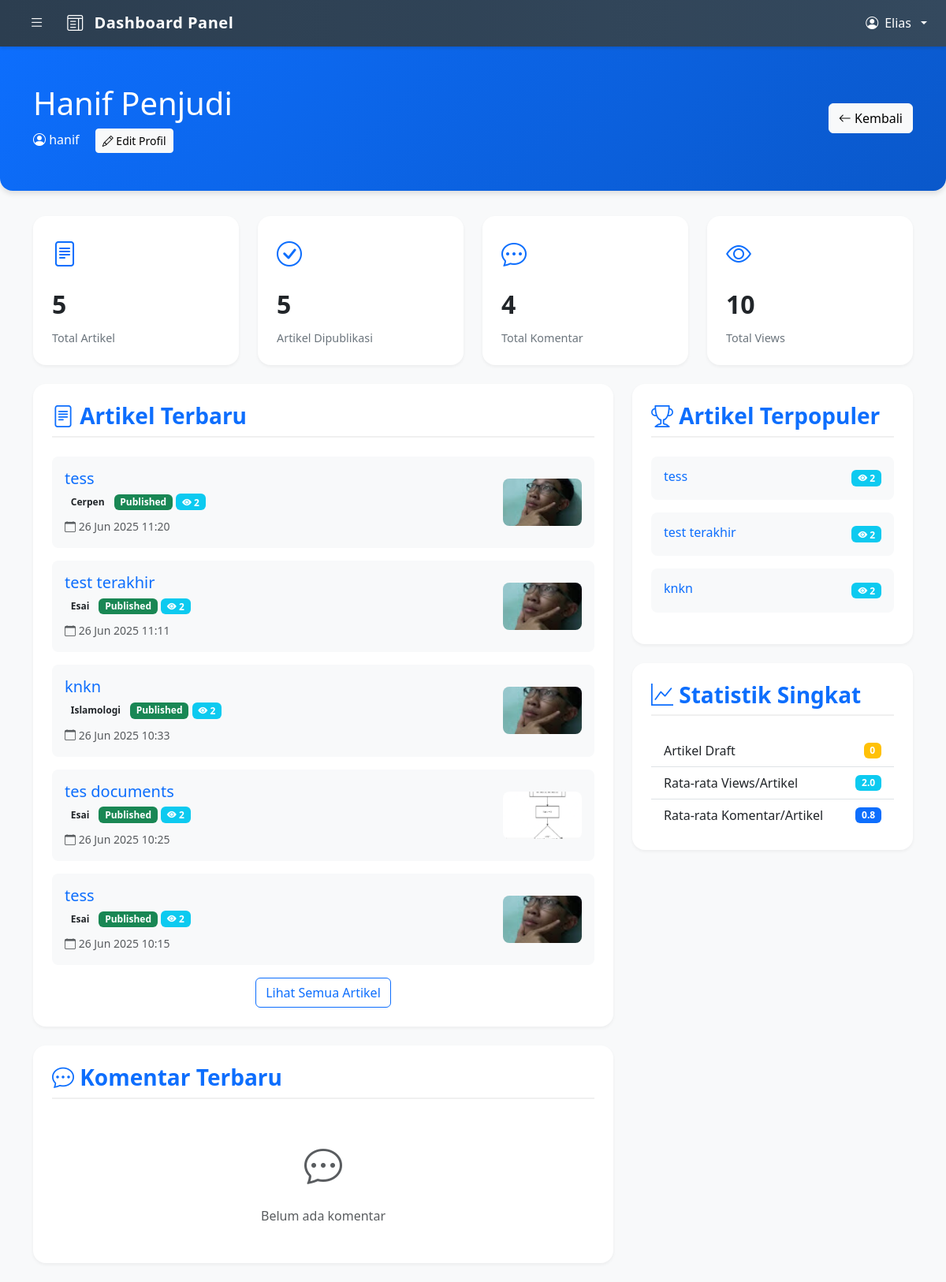
The app's page /bloging/dashboard/admin/user_detail.php?id=9 (signed in) with its own data.
### tables this page shows
CREATE TABLE IF NOT EXISTS `users` (
  `id` int NOT NULL AUTO_INCREMENT,
  `fname` varchar(255) NOT NULL,
  `username` varchar(255) NOT NULL,
  `password` varchar(255) NOT NULL,
  PRIMARY KEY (`id`),
  UNIQUE KEY `username` (`username`)
);

CREATE TABLE IF NOT EXISTS `blogs` (
  `id` int NOT NULL AUTO_INCREMENT,
  `title` varchar(255) NOT NULL,
  `content` text NOT NULL,
  `image` varchar(255) DEFAULT NULL,
  `created_at` timestamp NULL DEFAULT CURRENT_TIMESTAMP,
  `category_id` int DEFAULT NULL,
  `author_id` int DEFAULT NULL,
  `author_type` enum('admin','user') DEFAULT NULL,
  `status` enum('draft','published') DEFAULT 'draft',
  `views` int NOT NULL DEFAULT '0',
  `slug` varchar(191) DEFAULT NULL,
  PRIMARY KEY (`id`),
  UNIQUE KEY `slug` (`slug`)
);

CREATE TABLE IF NOT EXISTS `category` (
  `id` int NOT NULL AUTO_INCREMENT,
  `category` varchar(127) NOT NULL,
  `parent_id` int DEFAULT NULL,
  PRIMARY KEY (`id`),
  KEY `parent_id` (`parent_id`)
);

### bloging/dashboard/admin/user_detail.php (the view, shortened to what this page needs)
<?php
include '../../config.php';
$user_id = isset($_GET['id']) ? (int)$_GET['id'] : $_SESSION['author_id'];
$is_admin = isset($_SESSION['author_type']) && $_SESSION['author_type'] === 'admin';
$user_query = $conn->prepare("SELECT * FROM users WHERE id = ?");
$user_query->bind_param("i", $user_id);
$user_query->execute();
$user = $user_query->get_result()->fetch_assoc();
$stats_query = "
    SELECT
        (SELECT COUNT(*) FROM blogs WHERE author_id = ? AND author_type = 'user') as total_articles,
        (SELECT COUNT(*) FROM blogs WHERE author_id = ? AND author_type = 'user' AND status = 'published') as published_articles,
        (SELECT COUNT(*) FROM blogs WHERE author_id = ? AND author_type = 'user' AND status = 'draft') as draft_articles,
        (SELECT COUNT(*) FROM comment WHERE user_id = ?) as total_comments,
        (SELECT SUM(views) FROM blogs WHERE author_id = ? AND author_type = 'user') as total_views
";
$stats_stmt = $conn->prepare($stats_query);
$stats_stmt->bind_param("iiiii", $user_id, $user_id, $user_id, $user_id, $user_id);
$stats_stmt->execute();
$stats = $stats_stmt->get_result()->fetch_assoc();
$articles_query = "
    SELECT b.*, c.category as category_name
    FROM blogs b
    LEFT JOIN category c ON b.category_id = c.id
    WHERE b.author_id = ? AND b.author_type = 'user'
    ORDER BY b.created_at DESC
    LIMIT 5
";
$articles_stmt = $conn->prepare($articles_query);
$articles_stmt->bind_param("i", $user_id);
$articles_stmt->execute();
$recent_articles = $articles_stmt->get_result();
$comments_query = "
    SELECT c.*, b.title as blog_title
    FROM comment c
    JOIN blogs b ON c.blog_id = b.id
    WHERE c.user_id = ?
    ORDER BY c.created_at DESC
    LIMIT 5
";
$comments_stmt = $conn->prepare($comments_query);
$comments_stmt->bind_param("i", $user_id);
$comments_stmt->execute();
$recent_comments = $comments_stmt->get_result();
$top_articles_query = "
    SELECT b.*, c.category as category_name
    FROM blogs b
    LEFT JOIN category c ON b.category_id = c.id
    WHERE b.author_id = ? AND b.author_type = 'user'
    ORDER BY b.views DESC
    LIMIT 3
";
$top_articles_stmt = $conn->prepare($top_articles_query);
$top_articles_stmt->bind_param("i", $user_id);
$top_articles_stmt->execute();
$top_articles = $top_articles_stmt->get_result();
?>
<!DOCTYPE html>
<html lang="id">
<head>
    <link href="https://cdn.jsdelivr.net/npm/bootstrap@5.3.0/dist/css/bootstrap.min.css" rel="stylesheet">
    <link href="https://cdn.jsdelivr.net/npm/bootstrap-icons@1.10.5/font/bootstrap-icons.css" rel="stylesheet">
</head>
<body class="bg-light">
    <?php include '../components/navbar.php'; ?>
    <?php if ($is_admin) include '../components/sidebar.php'; ?>
    <div class="profile-header">
        <div class="container">
            <div class="row align-items-center">
                <div class="col-md-8">
                    <h1 class="mb-2"><?= htmlspecialchars($user['fname']) ?></h1>
                    <p class="mb-0">
                        <i class="bi bi-person-circle"></i> <?= htmlspecialchars($user['username']) ?>
                        <?php if ($is_admin): ?>
                            <a href="edit_user.php?id=<?= $user_id ?>" class="btn btn-light btn-sm ms-3">
                                <i class="bi bi-pencil"></i> Edit Profil
                            </a>
                        <?php endif; ?>
                    </p>
                </div>
                <div class="col-md-4 text-md-end mt-3 mt-md-0">
                    <a href="<?= $is_admin ? 'user_management.php' : '../index.php' ?>" class="btn btn-light">
                        <i class="bi bi-arrow-left"></i> Kembali
                    </a>
                </div>
            </div>
        </div>
    </div>
    <div class="container">
        <div class="row g-4 mb-4">
            <div class="col-md-3">
                <div class="stats-card">
                    <div class="stats-icon">
                        <i class="bi bi-file-text"></i>
                    </div>
                    <div class="stats-number"><?= number_format($stats['total_articles']) ?></div>
                    <div class="stats-label">Total Artikel</div>
                </div>
            </div>
            <div class="col-md-3">
                <div class="stats-card">
                    <div class="stats-icon">
                        <i class="bi bi-check-circle"></i>
                    </div>
                    <div class="stats-number"><?= number_format($stats['published_articles']) ?></div>
                    <div class="stats-label">Artikel Dipublikasi</div>
                </div>
            </div>
            <div class="col-md-3">
                <div class="stats-card">
                    <div class="stats-icon">
                        <i class="bi bi-chat-dots"></i>
                    </div>
                    <div class="stats-number"><?= number_format($stats['total_comments']) ?></div>
                    <div class="stats-label">Total Komentar</div>
                </div>
            </div>
            <div class="col-md-3">
                <div class="stats-card">
                    <div class="stats-icon">
                        <i class="bi bi-eye"></i>
                    </div>
                    <div class="stats-number"><?= number_format($stats['total_views']) ?></div>
                    <div class="stats-label">Total Views</div>
                </div>
            </div>
        </div>
        <div class="row">
            <div class="col-md-8">
                <div class="content-card">
                    <h3 class="card-title">
                        <i class="bi bi-file-text"></i> Artikel Terbaru
                    </h3>
                    <?php if ($recent_articles->num_rows > 0): ?>
                        <?php while ($article = $recent_articles->fetch_assoc()): ?>
                            <div class="article-item">
                                <div class="d-flex justify-content-between align-items-center">
                                    <div>
                                        <h5 class="mb-1">
                                            <a href="../../../<?= htmlspecialchars($article['slug']) ?>" class="text-decoration-none">
                                                <?= htmlspecialchars(strip_tags($article['title'])) ?>
                                            </a>
                                        </h5>
                                        <div class="mb-2">
                                            <span class="badge bg-light text-dark">
                                                <?= htmlspecialchars($article['category_name']) ?>
                                            </span>
                                            <span class="badge bg-<?= $article['status'] === 'published' ? 'success' : 'warning' ?>">
                                                <?= ucfirst($article['status']) ?>
                                            </span>
                                            <span class="badge bg-info">
                                                <i class="bi bi-eye-fill"></i> <?= number_format($article['views']) ?>
                                            </span>
                                        </div>
                                        <small class="text-muted">
                                            <i class="bi bi-calendar"></i> <?= date('d M Y H:i', strtotime($article['created_at'])) ?>
                                        </small>
                                    </div>
                                    <?php if (!empty($article['image'])): ?>
                                        <div class="thumbnail-container ms-3">
                                            <img src="../../uploads/<?= basename($article['image']) ?>" alt="Thumbnail">
                                        </div>
                                    <?php endif; ?>
                                </div>
                            </div>
                        <?php endwhile; ?>
                        <div class="text-center mt-3">
                            <a href="<?= $is_admin ? '../../blogs_management.php' : '../blog_management.php' ?>" class="btn btn-outline-primary">
                                Lihat Semua Artikel
                            </a>
                        </div>
                    <?php endif; ?>
                </div>
                <div class="content-card">
                    <h3 class="card-title">
                        <i class="bi bi-chat-dots"></i> Komentar Terbaru
                    </h3>
                    <?php if ($recent_comments->num_rows > 0): ?>
                        <?php while ($comment = $recent_comments->fetch_assoc()): ?>
                            <div class="comment-item">
                                <div class="d-flex justify-content-between">
                                    <div>
                                        <div class="mb-1"><?= htmlspecialchars($comment['comment']) ?></div>
                                        <small class="text-muted">
                                            Pada artikel:
                                            <a href="../../../<?= htmlspecialchars($comment['slug']) ?>" class="text-decoration-none">
                                                <?= strip_tags($comment['blog_title']) ?>
                                            </a>
                                        </small>
                                    </div>
                                    <small class="text-muted">
                                        <?= date('d M Y H:i', strtotime($comment['created_at'])) ?>
                                    </small>
                                </div>
                            </div>
                        <?php endwhile; ?>
                    <?php else: ?>
                        <div class="text-center text-muted py-4">
                            <i class="bi bi-chat-dots" style="font-size: 3rem;"></i>
                            <div class="mt-3">Belum ada komentar</div>
                        </div>
                    <?php endif; ?>
                </div>
            </div>
            <div class="col-md-4">
                <div class="content-card">
                    <h3 class="card-title">
                        <i class="bi bi-trophy"></i> Artikel Terpopuler
                    </h3>
                    <?php if ($top_articles->num_rows > 0): ?>
                        <?php while ($article = $top_articles->fetch_assoc()): ?>
                            <div class="article-item">
                                <div class="d-flex justify-content-between align-items-center">
                                    <h6 class="mb-1">
                                        <a href="../../../<?= htmlspecialchars($article['slug']) ?>" class="text-decoration-none">
                                            <?= htmlspecialchars(strip_tags($article['title'])) ?>
                                        </a>
                                    </h6>
                                    <span class="badge bg-info">
                                        <i class="bi bi-eye-fill"></i> <?= number_format($article['views']) ?>
                                    </span>
                                </div>
                            </div>
                        <?php endwhile; ?>
                    <?php endif; ?>
                </div>
                <div class="content-card">
                    <h3 class="card-title">
                        <i class="bi bi-graph-up"></i> Statistik Singkat
                    </h3>
                    <div class="list-group list-group-flush">
                        <div class="list-group-item d-flex justify-content-between align-items-center">
                            <span>Artikel Draft</span>
                            <span class="badge bg-warning"><?= number_format($stats['draft_articles']) ?></span>
                        </div>
                        <div class="list-group-item d-flex justify-content-between align-items-center">
                            <span>Rata-rata Views/Artikel</span>
                            <span class="badge bg-info">
                                <?= $stats['total_articles'] > 0
                                    ? number_format($stats['total_views'] / $stats['total_articles'], 1)
                                    : 0 ?>
                            </span>
                        </div>
                        <div class="list-group-item d-flex justify-content-between align-items-center">
                            <span>Rata-rata Komentar/Artikel</span>
                            <span class="badge bg-primary">
                                <?= $stats['total_articles'] > 0
                                    ? number_format($stats['total_comments'] / $stats['total_articles'], 1)
                                    : 0 ?>
                            </span>
                        </div>
                    </div>
                </div>
            </div>
        </div>
    </div>
</body>
</html>

### bloging/dashboard/admin/user_detail.php (style rules this page uses)
:root { --primary-color: #0d6efd; --secondary-color: #6c757d; --success-color: #198754; --warning-color: #ffc107; --info-color: #0dcaf0; }
.profile-header { background: linear-gradient(135deg, var(--primary-color), #0a58ca); color: white; padding: 3rem 0; margin-bottom: 2rem; border-radius: 0 0 1rem 1rem; box-shadow: 0 4px 6px rgba(0, 0, 0, 0.1); }
.stats-card { background: white; border-radius: 1rem; padding: 1.5rem; box-shadow: 0 2px 4px rgba(0, 0, 0, 0.05); transition: transform 0.2s; border: none; height: 100%; }
.stats-icon { font-size: 2rem; margin-bottom: 1rem; color: var(--primary-color); }
.stats-number { font-size: 2rem; font-weight: bold; margin-bottom: 0.5rem; }
.stats-label { color: var(--secondary-color); font-size: 0.9rem; }
.content-card { background: white; border-radius: 1rem; padding: 1.5rem; box-shadow: 0 2px 4px rgba(0, 0, 0, 0.05); margin-bottom: 1.5rem; }
.content-card .card-title { color: var(--primary-color); font-weight: 600; margin-bottom: 1.5rem; padding-bottom: 0.5rem; border-bottom: 2px solid #f0f0f0; }
.article-item { padding: 1rem; border-radius: 0.5rem; margin-bottom: 1rem; background: #f8f9fa; transition: transform 0.2s; }
.badge { padding: 0.5em 0.8em; font-weight: 500; }
.thumbnail-container { width: 100px; height: 60px; overflow: hidden; border-radius: 0.5rem; }
.thumbnail-container img { width: 100%; height: 100%; object-fit: cover; }

### records on screen
users: fname "Hanif Penjudi", username "hanif"
blogs: title "tess", category.category "Cerpen", status "Published", views "2", created_at "26 Jun 2025 11:20", image (picture)
blogs: title "test terakhir", category.category "Esai", status "Published", views "2", created_at "26 Jun 2025 11:11", image (picture)
blogs: title "knkn", category.category "Islamologi", status "Published", views "2", created_at "26 Jun 2025 10:33", image (picture)
blogs: title "tes documents", category.category "Esai", status "Published", views "2", created_at "26 Jun 2025 10:25", image (picture)
blogs: title "tess", category.category "Esai", status "Published", views "2", created_at "26 Jun 2025 10:15", image (picture)

### other values on screen
$displayName "Elias"
$stats['total_articles'] "5"
$stats['published_articles'] "5"
$stats['total_comments'] "4"
$stats['total_views'] "10"
$stats['draft_articles'] "0"
$stats['total_views'] / $stats['total_articles'] "2.0"
$stats['total_comments'] / $stats['total_articles'] "0.8"
